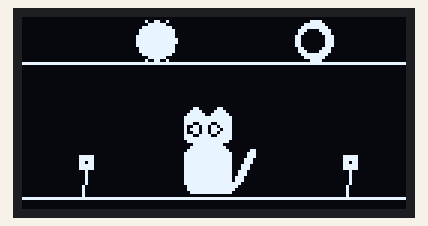
The sketch below on a simulated Arduino Uno, built with avr-gcc and run on an emulated ATmega328P. On the bench: 128×64 one-colour display.

Above: at 1.9 s.
At 7.47 s:
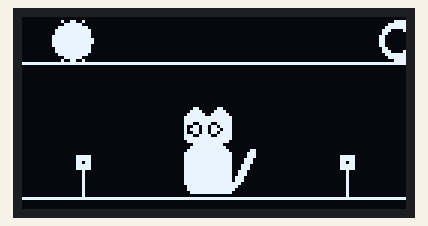
At 11.95 s:
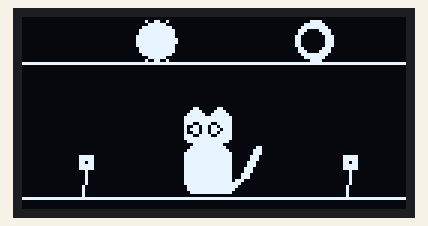
At 17.48 s:
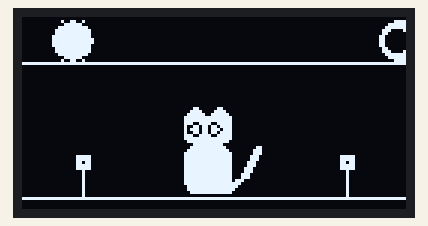
At 22.68 s:
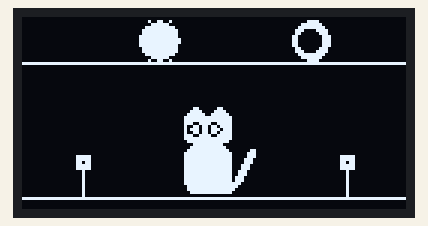
At 32.7 s:
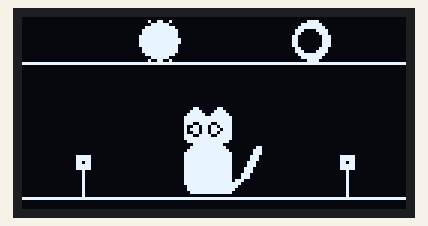

The sketch:

cat_scene.ino
```cpp
#include <SPI.h>
#include <Wire.h>
#include <Adafruit_GFX.h>
#include <Adafruit_SSD1306.h>

#define SCREEN_WIDTH 128
#define SCREEN_HEIGHT 64

#define OLED_RESET     -1
#define SCREEN_ADDRESS 0x3C

Adafruit_SSD1306 display(SCREEN_WIDTH, SCREEN_HEIGHT, &Wire, OLED_RESET);

int frame = 0;

const unsigned char cat_frame1 [] PROGMEM = {
  0x00, 0x00, 0x00, 0x00,
  0x00, 0x00, 0x00, 0x00,
  0x00, 0x60, 0x60, 0x00,
  0x00, 0xF0, 0xF0, 0x00,
  0x01, 0xF9, 0xF8, 0x00,
  0x03, 0xFF, 0xFC, 0x00,
  0x03, 0xFF, 0xFC, 0x00,
  0x03, 0x9E, 0x7C, 0x00,
  0x02, 0x6D, 0xBC, 0x00,
  0x02, 0xED, 0xDC, 0x00,
  0x02, 0x6D, 0xBC, 0x00,
  0x03, 0x9E, 0x7C, 0x00,
  0x03, 0xFF, 0xFC, 0x00,
  0x01, 0xFF, 0xF8, 0x00,
  0x00, 0x7F, 0xE0, 0x00,
  0x00, 0xFF, 0xF0, 0x00,
  0x01, 0xFF, 0xF8, 0x0C,
  0x03, 0xFF, 0xFC, 0x1C,
  0x03, 0xFF, 0xFC, 0x1C,
  0x03, 0xFF, 0xFC, 0x38,
  0x03, 0xFF, 0xFC, 0x38,
  0x03, 0xFF, 0xFC, 0x70,
  0x03, 0xFF, 0xFC, 0x70,
  0x03, 0xFF, 0xFC, 0xE0,
  0x03, 0xFF, 0xFC, 0xE0,
  0x03, 0xFF, 0xFD, 0xC0,
  0x03, 0xFF, 0xFD, 0xC0,
  0x03, 0xFF, 0xFF, 0x80,
  0x01, 0xFF, 0xFF, 0x00,
  0x01, 0xFF, 0xFE, 0x00,
  0x00, 0xFF, 0xFC, 0x00,
  0x00, 0x00, 0x00, 0x00
};

const unsigned char cat_frame2 [] PROGMEM = {
  0x00, 0x00, 0x00, 0x00,
  0x00, 0x00, 0x00, 0x00,
  0x00, 0x60, 0x60, 0x00,
  0x00, 0xF0, 0xF0, 0x00,
  0x01, 0xF9, 0xF8, 0x00,
  0x03, 0xFF, 0xFC, 0x00,
  0x03, 0xFF, 0xFC, 0x00,
  0x03, 0x9E, 0x7C, 0x00,
  0x02, 0x6D, 0xBC, 0x00,
  0x02, 0xED, 0xDC, 0x00,
  0x02, 0x6D, 0xBC, 0x00,
  0x03, 0x9E, 0x7C, 0x00,
  0x03, 0xFF, 0xFC, 0x00,
  0x01, 0xFF, 0xF8, 0x00,
  0x00, 0x7F, 0xE0, 0x00,
  0x00, 0xFF, 0xF0, 0x03,
  0x01, 0xFF, 0xF8, 0x07,
  0x03, 0xFF, 0xFC, 0x07,
  0x03, 0xFF, 0xFC, 0x0E,
  0x03, 0xFF, 0xFC, 0x0E,
  0x03, 0xFF, 0xFC, 0x1C,
  0x03, 0xFF, 0xFC, 0x1C,
  0x03, 0xFF, 0xFC, 0x38,
  0x03, 0xFF, 0xFC, 0x38,
  0x03, 0xFF, 0xFC, 0x70,
  0x03, 0xFF, 0xFC, 0x70,
  0x03, 0xFF, 0xFD, 0xC0,
  0x03, 0xFF, 0xFF, 0x80,
  0x01, 0xFF, 0xFF, 0x00,
  0x01, 0xFF, 0xFE, 0x00,
  0x00, 0xFF, 0xFC, 0x00,
  0x00, 0x00, 0x00, 0x00
};

const unsigned char sun_bmp [] PROGMEM = {
  0x00, 0x00,
  0x09, 0x90,
  0x07, 0xE0,
  0x1F, 0xF8,
  0x3F, 0xFC,
  0x3F, 0xFC,
  0x7F, 0xFC,
  0x7F, 0xFE,
  0x7F, 0xFE,
  0x7F, 0xFC,
  0x3F, 0xFC,
  0x3F, 0xFC,
  0x1F, 0xF8,
  0x07, 0xE0,
  0x09, 0x90,
  0x00, 0x00
};

const unsigned char moon_bmp [] PROGMEM = {
  0x00, 0x00,
  0x03, 0xC0,
  0x0F, 0xE0,
  0x1F, 0xF0,
  0x38, 0x78,
  0x30, 0x38,
  0x60, 0x1C,
  0x60, 0x1C,
  0x60, 0x1C,
  0x60, 0x1C,
  0x30, 0x38,
  0x38, 0x78,
  0x1F, 0xF0,
  0x0F, 0xE0,
  0x03, 0xC0,
  0x00, 0x00
};

void setup() {
  Serial.begin(115200);

  if(!display.begin(SSD1306_SWITCHCAPVCC, SCREEN_ADDRESS)) {
    Serial.println(F("Fallo I2C"));
    for(;;);
  }
}

void loop() {
  display.clearDisplay();

  // ====== FRANJA AMARILLA (0-15px) ======
  // Animacion del sol
  int sunX = 24 + (sin(frame * 0.05) * 15);
  display.drawBitmap(sunX, 0, sun_bmp, 16, 16, SSD1306_WHITE);

  // Animacion de la luna
  int moonX = 104 - (sin(frame * 0.05) * 15);
  display.drawBitmap(moonX, 0, moon_bmp, 16, 16, SSD1306_WHITE);

  // Linea divisoria opcional
  display.drawLine(0, 15, 127, 15, SSD1306_WHITE);

  // ====== FRANJA AZUL (16-63px) ======
  display.drawLine(0, 60, 127, 60, SSD1306_WHITE); // Suelo

  // Gatito animado
  if ((frame / 5) % 2 == 0) {
    display.drawBitmap(48, 28, cat_frame1, 32, 32, SSD1306_WHITE);
  } else {
    display.drawBitmap(48, 28, cat_frame2, 32, 32, SSD1306_WHITE);
  }

  // Flores simples pixel art
  int sway = sin(frame * 0.1) * 2;
  // Flor 1
  display.drawLine(20, 60, 20 + sway, 50, SSD1306_WHITE);
  display.fillRect(18 + sway, 46, 5, 5, SSD1306_WHITE);
  display.drawPixel(20 + sway, 48, SSD1306_BLACK); // centro
  // Flor 2
  display.drawLine(108, 60, 108 + sway, 50, SSD1306_WHITE);
  display.fillRect(106 + sway, 46, 5, 5, SSD1306_WHITE);
  display.drawPixel(108 + sway, 48, SSD1306_BLACK); // centro

  display.display();
  frame++;
  delay(50);
}
```
